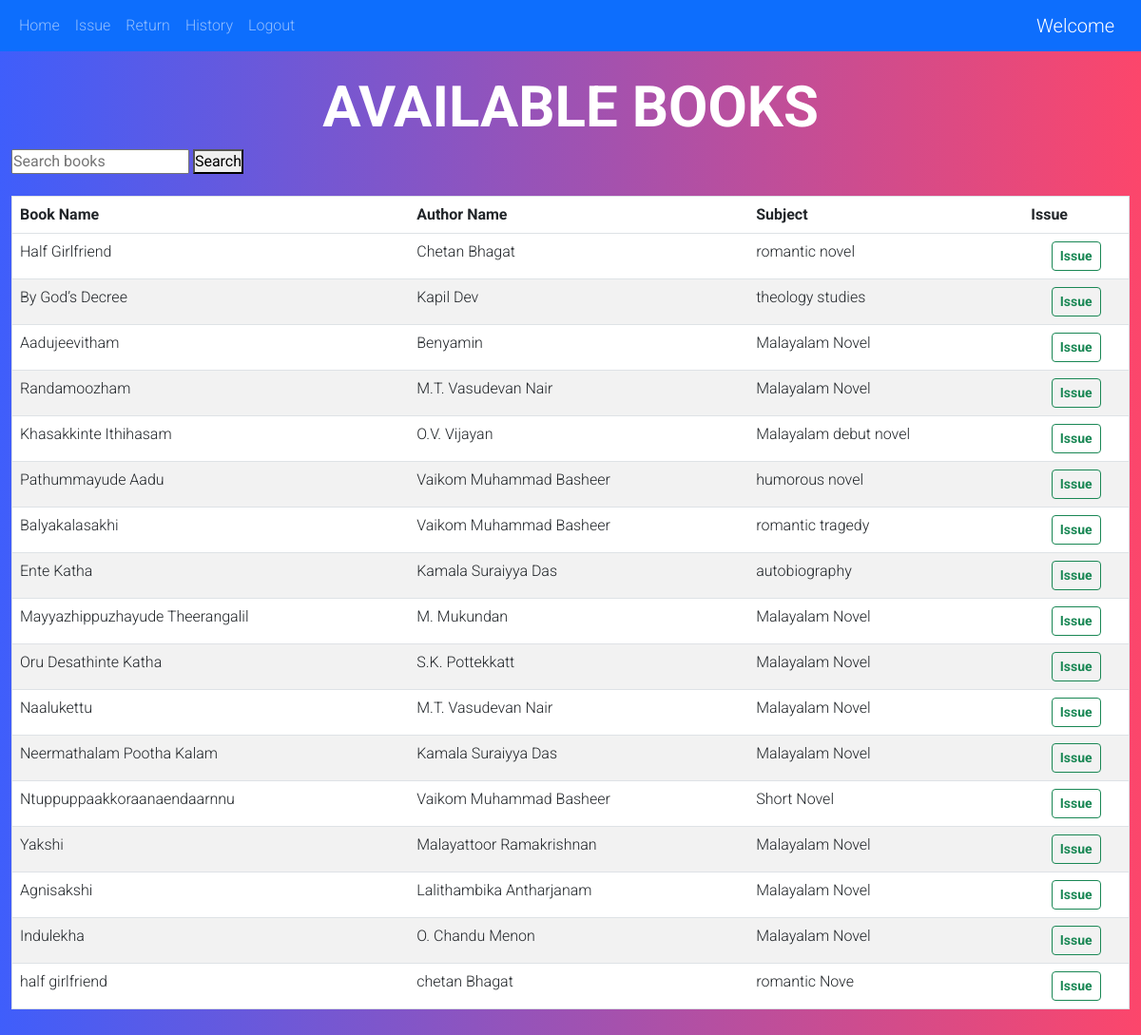
The app's page /issue (signed in) with its own data.
### libraryapp/models.py (models this page shows, shortened)
class Book(models.Model):
    book_name = models.CharField(max_length=150)
    author_name = models.CharField(max_length=200)
    subject = models.CharField(max_length=2000)
    class Meta:
        unique_together = ('book_name','author_name')

### libraryapp/views.py (the view)
# urls.py: path('issue',views.issue,name='issue'),
@login_required(login_url='login')
def issue(request):
    data = Book.objects.all()
    books = None
    search_data = None
    if request.method == 'POST':
        book_id = request.POST['book_id']
        current_book = Book.objects.get(id=book_id)
        issue_item = IssuedItem.objects.create(user_id=request.user, book_id=current_book)
        issue_item.save()
        messages.success(request, 'Book issued successfully.')
    if request.method == 'GET':
        search = request.GET.get('query')
        if search:
            search_data = Book.objects.filter(book_name__icontains=search)
        else:
            my_items = IssuedItem.objects.filter(user_id=request.user, return_date__isnull=True).values_list('book_id')
            books = Book.objects.exclude(id__in=my_items)
    return render(request, 'issue_item.html', {'books': books, 'data': search_data})

### templates/issue_item.html (shortened to what this page needs)
<!DOCTYPE html>
<html lang="en">
{% load static %}
<head>
    <link href="https://cdn.jsdelivr.net/npm/bootstrap@5.2.3/dist/css/bootstrap.min.css" rel="stylesheet"
>
</head>
<body>
    <nav class="navbar navbar-expand-lg bg-body-light,navbar navbar-dark bg-primary">
        <div class="container-fluid">
            <div class="collapse navbar-collapse" id="navbarSupportedContent">
                <ul class="navbar-nav me-auto mb-2 mb-lg-0">
                    {% if not user.is_authenticated %}
                    <li class="nav-item">
                        <a class="nav-link" href="/">Login</a>
                    </li>
                    <li class="nav-item">
                        <a class="nav-link" href="register">Register</a>
                    </li>
                    {% else %}
                    <li class="nav-item">
                        <a class="nav-link" href="home">Home</a>
                    </li>
                    <li class="nav-item">
                        <a class="nav-link" href="issue">Issue</a>
                    </li>
                    <li class="nav-item">
                        <a class="nav-link" href="return_item">Return</a>
                    </li>
                    <li class="nav-item">
                        <a class="nav-link" href="history">History</a>
                    </li>
                    <li class="nav-item">
                        <a class="nav-link" href="logout">Logout</a>
                    </li>
                    {% endif %}
                </ul>
            </div>
            {% if user.is_authenticated %}
            <a class="navbar-brand" href="#">Welcome {{request.user.first_name}}</a>
            {% endif %}
        </div>
    </nav>
    <main>
        <section class="hero-section" id="hero">
            <div class="container">
                <center>
                    <br />
                    <h1 class="display-5 fw-bold">Available Books</h1>
                </center>
    <form method="GET" action="{% url 'issue' %}">
        <input type="text" name="query" placeholder="Search books">
        <button type="submit">Search</button>
    </form>
    <br>
    <table class="table">
        <thead class="thead-dark">
            <tr>
                <th scope="col">Book Name</th>
                <th scope="col">Author Name</th>
                <th scope="col">Subject</th>
                <th scope="col">Issue</th>
            </tr>
        </thead>
        <tbody id="table_data">
            {% if data %}
                {% for book in data %}
                <tr>
                    <td>{{ book.book_name }}</td>
                    <td>{{ book.author_name }}</td>
                    <td>{{ book.subject }}</td>
                    <td>
                        <center>
                            <form action="{% url 'issue' %}" method="post">
                                {% csrf_token %}
                                <input type="hidden" name="book_id" value="{{ book.id }}" />
                                <button type="submit" class="btn btn-outline-success btn-sm">
                                    <b>Issue</b>
                                </button>
                            </form>
                        </center>
                    </td>
                </tr>
                {% endfor %}
            {% elif books %}
                {% for book in books %}
                <tr>
                    <td>{{ book.book_name }}</td>
                    <td>{{ book.author_name }}</td>
                    <td>{{ book.subject }}</td>
                    <td>
                        <center>
                            <form action="{% url 'issue' %}" method="post">
                                <button type="submit" class="btn btn-outline-success btn-sm">
                                    <b>Issue</b>
                                </button>
                            </form>
                        </center>
                    </td>
                </tr>
                {% endfor %}
            {% endif %}
        </tbody>
    </table>
            </div>
        </section>
    </main>
</body>
</html>

### templates/issue_item.html (style rules this page uses)
* { margin: 0; padding: 0; box-sizing: border-box; }
html, body { font-family: 'Roboto', sans-serif; font-weight: 300; line-height: 1.4; scroll-behavior: smooth; }
.container { max-width: 1200px; margin: 0 auto; }
.hero-section { background: linear-gradient(to right, #3f5efb, #fc466b); height: 250vh; display: grid; color: white; background-repeat: no-repeat; background-size: cover; }
.hero-section .container { display: flex; flex-direction: column; }
.hero-section h1 { font-size: 60px; text-transform: uppercase; }
table { border-collapse: collapse; border-spacing: 0; border-radius: 10px; width: 100%; border: 1px solid #ddd; }
th, td { text-align: left; padding: 16px; }
tr:nth-child(even) { background-color: #f2f2f2; }
tr:nth-child(odd) { background-color: #ffffff; }

### records on screen
Book: book_name "Half Girlfriend", author_name "Chetan Bhagat", subject "romantic novel"
Book: book_name "By God’s Decree", author_name "Kapil Dev", subject "theology studies"
Book: book_name "Aadujeevitham", author_name "Benyamin", subject "Malayalam Novel"
Book: book_name "Randamoozham", author_name "M.T. Vasudevan Nair", subject "Malayalam Novel"
Book: book_name "Khasakkinte Ithihasam", author_name "O.V. Vijayan", subject "Malayalam debut novel"
Book: book_name "Pathummayude Aadu", author_name "Vaikom Muhammad Basheer", subject "humorous novel"
Book: book_name "Balyakalasakhi", author_name "Vaikom Muhammad Basheer", subject "romantic tragedy"
Book: book_name "Ente Katha", author_name "Kamala Suraiyya Das", subject "autobiography"
Book: book_name "Mayyazhippuzhayude Theerangalil", author_name "M. Mukundan", subject "Malayalam Novel"
Book: book_name "Oru Desathinte Katha", author_name "S.K. Pottekkatt", subject "Malayalam Novel"
Book: book_name "Naalukettu", author_name "M.T. Vasudevan Nair", subject "Malayalam Novel"
Book: book_name "Neermathalam Pootha Kalam", author_name "Kamala Suraiyya Das", subject "Malayalam Novel"
Book: book_name "Ntuppuppaakkoraanaendaarnnu", author_name "Vaikom Muhammad Basheer", subject "Short Novel"
Book: book_name "Yakshi", author_name "Malayattoor Ramakrishnan", subject "Malayalam Novel"
Book: book_name "Agnisakshi", author_name "Lalithambika Antharjanam", subject "Malayalam Novel"
Book: book_name "Indulekha", author_name "O. Chandu Menon", subject "Malayalam Novel"
Book: book_name "half girlfriend", author_name "chetan Bhagat", subject "romantic Nove"
